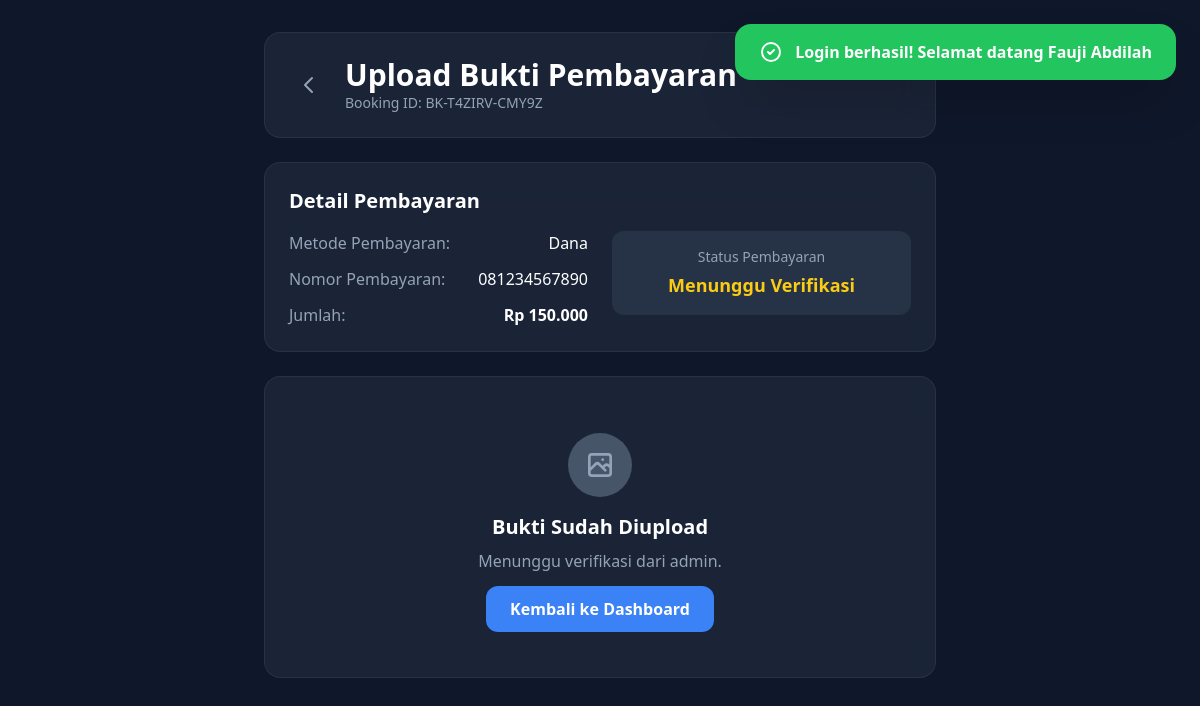
The app's page /upload-proof.php?id=11 (signed in) with its own data.
### tables this page shows
CREATE TABLE `bookings` (
  `id` int(11) NOT NULL AUTO_INCREMENT,
  `booking_id` varchar(20) NOT NULL,
  `user_id` int(11) NOT NULL,
  `service_type` enum('remap_ecu','tuning','maintenance') NOT NULL DEFAULT 'remap_ecu',
  `vehicle_model` varchar(100) NOT NULL,
  `vehicle_year` int(4) DEFAULT NULL,
  `description` text DEFAULT NULL,
  `booking_date` datetime NOT NULL,
  `preferred_date` date DEFAULT NULL,
  `status` enum('pending','confirmed','in_progress','completed','cancelled') DEFAULT 'pending',
  `total_price` decimal(10,2) DEFAULT 0.00,
  `created_at` timestamp NOT NULL DEFAULT current_timestamp(),
  `updated_at` timestamp NOT NULL DEFAULT current_timestamp() ON UPDATE current_timestamp(),
  PRIMARY KEY (`id`),
  UNIQUE KEY `booking_id` (`booking_id`),
  KEY `user_id` (`user_id`),
  KEY `status` (`status`),
  KEY `booking_date` (`booking_date`),
  CONSTRAINT `bookings_ibfk_1` FOREIGN KEY (`user_id`) REFERENCES `users` (`id`) ON DELETE CASCADE
);

CREATE TABLE `payments` (
  `id` int(11) NOT NULL AUTO_INCREMENT,
  `booking_id` int(11) NOT NULL,
  `payment_method` enum('dana','gopay','ovo','bca','mandiri') DEFAULT 'dana',
  `amount` decimal(10,2) NOT NULL,
  `payment_number` varchar(50) DEFAULT NULL,
  `proof_image` varchar(255) DEFAULT NULL,
  `status` enum('pending','verified','rejected') DEFAULT 'pending',
  `verified_by` int(11) DEFAULT NULL,
  `verified_at` datetime DEFAULT NULL,
  `notes` text DEFAULT NULL,
  `created_at` timestamp NOT NULL DEFAULT current_timestamp(),
  `updated_at` timestamp NOT NULL DEFAULT current_timestamp() ON UPDATE current_timestamp(),
  PRIMARY KEY (`id`),
  UNIQUE KEY `booking_id` (`booking_id`),
  KEY `status` (`status`),
  KEY `verified_by` (`verified_by`),
  CONSTRAINT `payments_ibfk_1` FOREIGN KEY (`booking_id`) REFERENCES `bookings` (`id`) ON DELETE CASCADE,
  CONSTRAINT `payments_ibfk_2` FOREIGN KEY (`verified_by`) REFERENCES `admins` (`id`) ON DELETE SET NULL
);

### config.php (called while the page is built, shortened)
<?php
function getFlashMessage() {
    if (isset($_SESSION['flash_message'])) {
        $message = [
            'message' => $_SESSION['flash_message'],
            'type' => $_SESSION['flash_type']
        ];
        return $message;
    }
    return null;
}
?>

### functions.php (called while the page is built, shortened)
<?php
require_once 'config.php';
function getBookingById($bookingId) {
    global $conn;
    $sql = "SELECT b.*, u.full_name, u.phone, u.email,
                   p.id as payment_id, p.payment_method, p.amount, p.payment_number,
                   p.proof_image, p.status as payment_status, p.verified_at, p.notes,
                   p.updated_at as proof_uploaded_at
            FROM bookings b
            LEFT JOIN users u ON b.user_id = u.id
            LEFT JOIN payments p ON b.id = p.booking_id
            WHERE b.id = ?";
    $stmt = $conn->prepare($sql);
    $stmt->bind_param("i", $bookingId);
    $stmt->execute();
    $result = $stmt->get_result();
    if ($result->num_rows > 0) {
        return $result->fetch_assoc();
    }
    return null;
}
?>

### upload-proof.php (the view, shortened to what this page needs)
<?php
require_once 'config.php';
require_once 'functions.php';
$errors = [];
$bookingId = intval($_GET['id'] ?? 0);
$booking = getBookingById($bookingId);
?>
<!DOCTYPE html>
<html lang="id">
<head>
    <script src="https://cdn.tailwindcss.com"></script>
</head>
<body class="bg-slate-900 min-h-screen fade-in">
    <?php
    $flash = getFlashMessage();
    if ($flash):
    ?>
    <div class="fixed top-6 right-6 z-50 max-w-md">
        <div class="<?php echo $flash['type'] === 'success' ? 'bg-green-500' : 'bg-red-500'; ?> text-white px-6 py-4 rounded-2xl shadow-2xl flex items-center gap-3">
            <?php if ($flash['type'] === 'success'): ?>
                <svg class="w-6 h-6" fill="none" stroke="currentColor" viewBox="0 0 24 24">
                    <path stroke-linecap="round" stroke-linejoin="round" stroke-width="2" d="M9 12l2 2 4-4m6 2a9 9 0 11-18 0 9 9 0 0118 0z"></path>
                </svg>
            <?php else: ?>
                <svg class="w-6 h-6" fill="none" stroke="currentColor" viewBox="0 0 24 24">
                    <path stroke-linecap="round" stroke-linejoin="round" stroke-width="2" d="M12 8v4m0 4h.01M21 12a9 9 0 11-18 0 9 9 0 0118 0z"></path>
                </svg>
            <?php endif; ?>
            <span class="font-semibold"><?php echo htmlspecialchars($flash['message']); ?></span>
        </div>
    </div>
    <?php endif; ?>
    <div class="p-4 lg:p-8">
        <div class="max-w-2xl mx-auto">
            <div class="glass-card rounded-2xl p-6 mb-6 slide-up">
                <div class="flex items-center justify-between">
                    <div class="flex items-center gap-4">
                        <a href="user-dashboard.php" class="p-2 text-slate-400 hover:text-white hover:bg-slate-700 rounded-lg transition">
                            <svg class="w-6 h-6" fill="none" stroke="currentColor" viewBox="0 0 24 24">
                                <path stroke-linecap="round" stroke-linejoin="round" stroke-width="2" d="M15 19l-7-7 7-7"></path>
                            </svg>
                        </a>
                        <div>
                            <h1 class="text-2xl lg:text-3xl font-bold text-white">Upload Bukti Pembayaran</h1>
                            <p class="text-slate-400 text-sm">Booking ID: <?php echo htmlspecialchars($booking['booking_id']); ?></p>
                        </div>
                    </div>
                </div>
            </div>
            <div class="glass-card rounded-2xl p-6 mb-6 slide-up" style="animation-delay: 0.1s;">
                <h2 class="text-xl font-bold text-white mb-4">Detail Pembayaran</h2>
                <div class="grid grid-cols-1 md:grid-cols-2 gap-6">
                    <div class="space-y-3">
                        <div class="flex justify-between">
                            <span class="text-slate-400">Metode Pembayaran:</span>
                            <span class="text-white"><?php echo ucfirst($booking['payment_method']); ?></span>
                        </div>
                        <div class="flex justify-between">
                            <span class="text-slate-400">Nomor Pembayaran:</span>
                            <span class="text-white"><?php echo htmlspecialchars($booking['payment_number']); ?></span>
                        </div>
                        <div class="flex justify-between">
                            <span class="text-slate-400">Jumlah:</span>
                            <span class="text-white font-semibold">Rp <?php echo number_format($booking['amount'], 0, ',', '.'); ?></span>
                        </div>
                    </div>
                    <div>
                        <div class="bg-slate-700 bg-opacity-50 rounded-xl p-4">
                            <div class="text-center">
                                <div class="text-sm text-slate-400 mb-1">Status Pembayaran</div>
                                <div class="text-lg font-bold
                                    <?php
                                    switch($booking['payment_status']) {
                                        case 'pending': echo 'text-yellow-400'; break;
                                    }
                                    ?>">
                                    <?php
                                    switch($booking['payment_status']) {
                                        case 'pending': echo 'Menunggu Verifikasi'; break;
                                    }
                                    ?>
                                </div>
                            </div>
                        </div>
                    </div>
                </div>
            </div>
            <?php if ($booking['payment_status'] === 'pending' && empty($booking['proof_image'])): ?>
            <div class="glass-card rounded-2xl p-6 slide-up" style="animation-delay: 0.2s;">
                <h2 class="text-xl font-bold text-white mb-4">Upload Bukti Pembayaran</h2>
                <?php if (!empty($errors)): ?>
                <div class="mb-6 p-4 bg-red-500 bg-opacity-10 border border-red-500 border-opacity-30 rounded-xl">
                    <div class="flex items-center gap-2 mb-2">
                        <svg class="w-5 h-5 text-red-400" fill="none" stroke="currentColor" viewBox="0 0 24 24">
                            <path stroke-linecap="round" stroke-linejoin="round" stroke-width="2" d="M12 8v4m0 4h.01M21 12a9 9 0 11-18 0 9 9 0 0118 0z"></path>
                        </svg>
                        <span class="text-red-400 font-semibold">Error</span>
                    </div>
                    <ul class="text-red-300 text-sm space-y-1">
                        <?php foreach ($errors as $error): ?>
                        <li>• <?php echo htmlspecialchars($error); ?></li>
                        <?php endforeach; ?>
                    </ul>
                </div>
                <?php endif; ?>
                <form method="POST" enctype="multipart/form-data" class="space-y-6">
                    <div>
                        <label class="block text-slate-300 text-sm font-semibold mb-4">Pilih File Bukti Pembayaran</label>
                        <div class="upload-area rounded-xl p-8 text-center cursor-pointer" id="upload_area">
                            <input type="file" name="proof_image" id="proof_image" accept="image/*" class="hidden" required>
                            <div class="space-y-4">
                                <div class="w-16 h-16 bg-slate-600 rounded-full flex items-center justify-center mx-auto">
                                    <svg class="w-8 h-8 text-slate-400" fill="none" stroke="currentColor" viewBox="0 0 24 24">
                                        <path stroke-linecap="round" stroke-linejoin="round" stroke-width="2" d="M7 16a4 4 0 01-.88-7.903A5 5 0 1115.9 6L16 6a5 5 0 011 9.9M15 13l-3-3m0 0l-3 3m3-3v12"></path>
                                    </svg>
                                </div>
                                <div>
                                    <p class="text-white font-semibold mb-1">Klik untuk memilih file</p>
                                    <p class="text-slate-400 text-sm">atau drag & drop file gambar di sini</p>
                                    <p class="text-slate-500 text-xs mt-2">Format: JPG, PNG, GIF. Maksimal 5MB</p>
                                </div>
                            </div>
                        </div>
                    </div>
                    <div id="preview_area" class="hidden">
                        <div class="bg-slate-700 bg-opacity-50 rounded-xl p-4">
                            <div class="flex items-center gap-4">
                                <img id="preview_image" class="w-16 h-16 object-cover rounded-lg" alt="Preview">
                                <div class="flex-1">
                                    <p class="text-white font-semibold" id="preview_filename"></p>
                                    <p class="text-slate-400 text-sm" id="preview_size"></p>
                                </div>
                                <button type="button" id="remove_file" class="p-2 text-red-400 hover:bg-red-500 hover:bg-opacity-20 rounded-lg transition">
                                    <svg class="w-5 h-5" fill="none" stroke="currentColor" viewBox="0 0 24 24">
                                        <path stroke-linecap="round" stroke-linejoin="round" stroke-width="2" d="M6 18L18 6M6 6l12 12"></path>
                                    </svg>
                                </button>
                            </div>
                        </div>
                    </div>
                    <div class="flex flex-col sm:flex-row gap-4 pt-6 border-t border-slate-700">
                        <button
                            type="submit"
                            class="flex-1 px-6 py-3 bg-blue-500 hover:bg-blue-600 text-white rounded-xl font-semibold transition"
                        >
                            Upload Bukti Pembayaran
                        </button>
                        <a
                            href="user-dashboard.php"
                            class="flex-1 px-6 py-3 bg-slate-600 hover:bg-slate-700 text-white rounded-xl font-semibold transition text-center"
                        >
                            Batal
                        </a>
                    </div>
                </form>
            </div>
            <?php else: ?>
            <div class="glass-card rounded-2xl p-6 slide-up" style="animation-delay: 0.2s;">
                <div class="text-center py-8">
                    <div class="w-16 h-16 bg-slate-600 rounded-full flex items-center justify-center mx-auto mb-4">
                    </div>
                    <h3 class="text-xl font-bold text-white mb-2">Bukti Sudah Diupload</h3>
                    <p class="text-slate-400 mb-6">Menunggu verifikasi dari admin.</p>
                    <a href="user-dashboard.php" class="px-6 py-3 bg-blue-500 hover:bg-blue-600 text-white rounded-xl font-semibold transition">
                        Kembali ke Dashboard
                    </a>
                </div>
            </div>
            <?php endif; ?>
        </div>
    </div>
</body>
</html>

### upload-proof.php (style rules this page uses)
.fade-in { animation: fadeIn 0.5s ease-out; }
.slide-up { animation: slideUp 0.6s ease-out; }
.glass-card { background: rgba(30, 41, 59, 0.8); backdrop-filter: blur(20px); border: 1px solid rgba(148, 163, 184, 0.1); }

### records on screen
bookings: booking "BK-T4ZIRV-CMY9Z", payments.payment_method "Dana", payments.payment_number "081234567890", payments.amount "150.000"

### other values on screen
$flash['message'] "Login berhasil! Selamat datang Fauji Abdilah"
